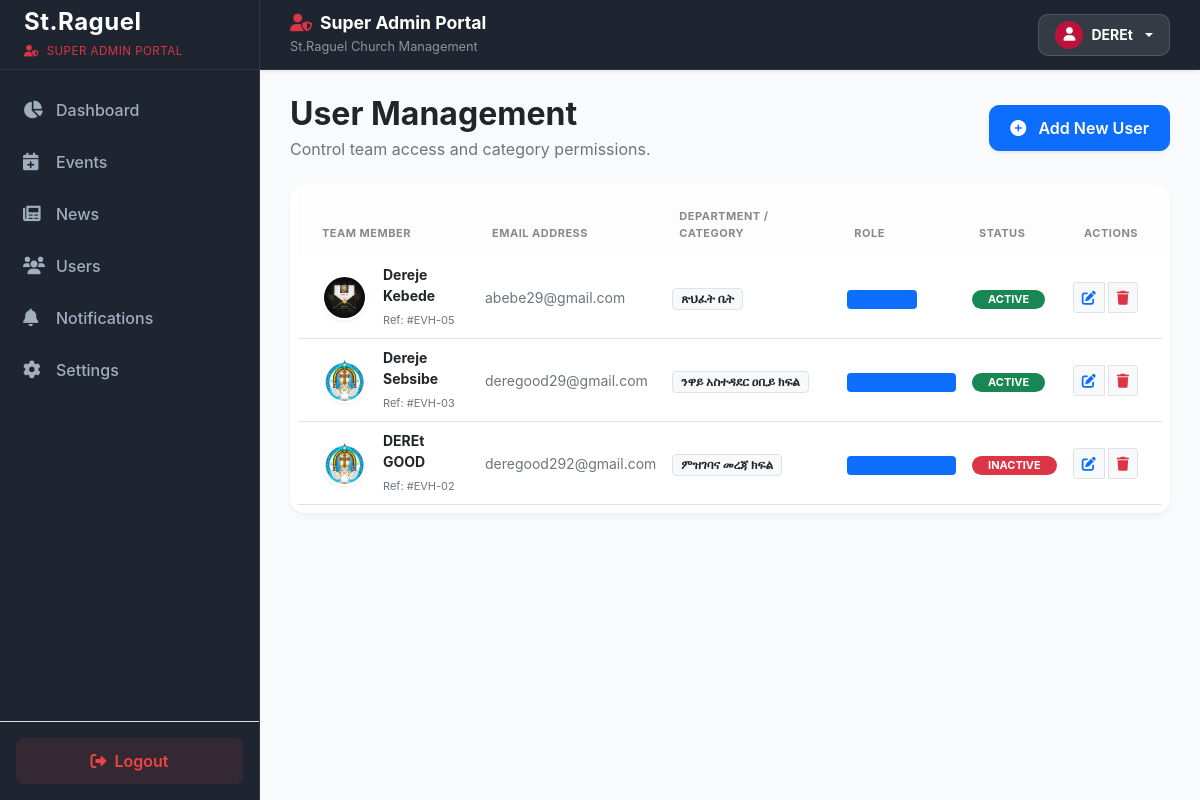
Page /Super_Admin/admin-users.php (signed in) on the committed database.
### tables this page shows
CREATE TABLE `users` (
  `id` int(11) NOT NULL,
  `first_name` varchar(50) NOT NULL,
  `last_name` varchar(50) NOT NULL,
  `email` varchar(100) NOT NULL,
  `password` varchar(255) NOT NULL,
  `role` enum('Admin','Editor','Super Admin') DEFAULT 'Admin',
  `photo` varchar(255) DEFAULT 'default_avatar.png',
  `status` enum('active','inactive') DEFAULT 'active',
  `last_seen` datetime DEFAULT NULL,
  `created_at` timestamp NOT NULL DEFAULT current_timestamp(),
  `category` varchar(255) NOT NULL DEFAULT 'None'
);

### Super_Admin/admin-users.php (the view, shortened to what this page needs)
<?php
include 'include/conn.php';
$fetch_all_users_result = mysqli_query($conn, "SELECT * FROM users ORDER BY id DESC");
include 'include/header.php';
?>
<div class="row mb-4">
    <div class="col-12 d-flex justify-content-between align-items-center">
        <div>
            <h2 class="fw-bold text-dark mb-1">User Management</h2>
            <p class="text-muted mb-0">Control team access and category permissions.</p>
        </div>
        <button type="button" class="btn btn-primary btn-add shadow-sm" data-bs-toggle="modal" data-bs-target="#addUserModal" style="background-color: #0d6efd; border-color: #0d6efd;">
            <i class="fas fa-plus-circle me-2"></i> Add New User
        </button>
    </div>
</div>
<div class="card card-table-wrapper p-2">
    <div class="table-responsive">
        <table class="table table-hover align-middle mb-0">
            <thead class="bg-light text-muted small text-uppercase">
                <tr>
                    <th class="ps-4 border-0">Team Member</th>
                    <th class="border-0">Email Address</th>
                    <th class="border-0">Department / Category</th>
                    <th class="border-0">Role</th>
                    <th class="border-0">Status</th>
                    <th class="text-end pe-4 border-0">Actions</th>
                </tr>
            </thead>
            <tbody>
                <?php if ($fetch_all_users_result && mysqli_num_rows($fetch_all_users_result) > 0): ?>
                    <?php while($user = mysqli_fetch_assoc($fetch_all_users_result)): ?>
                    <tr>
                        <td class="ps-4">
                            <div class="d-flex align-items-center">
                                <?php
                                    $avatar_file = '../uploads/avatars/' . $user['photo'];
                                    if (!empty($user['photo']) && file_exists($avatar_file)) {
                                        $img = $avatar_file;
                                    } else {
                                        $img = 'https://ui-avatars.com/api/?name=' . urlencode($user['first_name'] . ' ' . $user['last_name']) . '&background=random';
                                    }
                                ?>
                                <img src="<?php echo $img; ?>" class="user-avatar me-3" alt="Avatar">
                                <div>
                                    <span class="fw-bold d-block text-dark small"><?php echo htmlspecialchars($user['first_name'] . " " . $user['last_name']); ?></span>
                                    <small class="text-muted" style="font-size: 11px;">Ref: #EVH-0<?php echo $user['id']; ?></small>
                                </div>
                            </div>
                        </td>
                        <td class="text-muted small"><?php echo htmlspecialchars($user['email']); ?></td>
                        <td><span class="badge bg-light text-dark fw-medium border px-2 py-1"><?php echo htmlspecialchars($user['category']); ?></span></td>
                        <td>
                            <span class="badge bg-primary bg-opacity-10 text-primary px-3 py-1 fw-bold text-uppercase" style="font-size: 11px; color:white;">
                            </span>
                        </td>
                        <td>
                            <span class="badge bg-<?php echo ($user['status'] == 'active') ? 'success' : 'danger'; ?> px-3 py-1 rounded-pill small fw-bold text-uppercase" style="font-size: 11px;">
                                <?php echo ucfirst(htmlspecialchars($user['status'])); ?>
                            </span>
                        </td>
                        <td class="text-end pe-4">
                            <div class="btn-group gap-1">
                                <a href="edit_user.php?id=<?php echo $user['id']; ?>" class="btn btn-light btn-sm border" title="Edit"><i class="fas fa-edit text-primary"></i></a>
                                <a href="reject_user.php?id=<?php echo $user['id']; ?>" class="btn btn-light btn-sm border" title="Delete" onclick="return confirm('Are you sure you want to delete this user?');">
                                    <i class="fas fa-trash text-danger"></i>
                                </a>
                            </div>
                        </td>
                    </tr>
                    <?php endwhile; ?>
                <?php else: ?>
                    <tr><td colspan="6" class="text-center py-4 text-muted">No users found.</td></tr>
                <?php endif; ?>
            </tbody>
        </table>
    </div>
</div>
</main>
</body>
</html>

### Super_Admin/include/header.php (shortened to what this page needs)
<?php
include 'include/conn.php';
$sql = "SELECT * FROM `users` WHERE id = ?";
$stmt = $conn->prepare($sql);
$stmt->bind_param("i", $_SESSION['user_id']);
$stmt->execute();
$db_user = $stmt->get_result()->fetch_assoc();
$user_name = $db_user['first_name'] ?? ($_SESSION['user_name'] ?? ($_SESSION['user_email'] ?? 'Super Admin'));
$current_page = basename($_SERVER['PHP_SELF']);
?>
<!doctype html>
<html lang="en">
<head>
    <link href="https://cdn.jsdelivr.net/npm/bootstrap@5.0.2/dist/css/bootstrap.min.css" rel="stylesheet">
    <link rel="stylesheet" href="https://cdnjs.cloudflare.com/ajax/libs/font-awesome/6.0.0/css/all.min.css" />
</head>
<body>
<header class="super-admin-header text-white">
  <div class="d-flex align-items-center">
    <div class="d-none d-md-block">
        <h5 class="fw-bold mb-0 d-flex align-items-center gap-2" style="font-size: 1.1rem;">
          <i class="fas fa-user-shield text-danger"></i> Super Admin Portal
        </h5>
        <small class="text-white-50" style="font-size: 0.8rem;">St.Raguel Church Management</small>
    </div>
  </div>
  <div class="dropdown header-profile-dropdown">
    <button class="btn profile-btn dropdown-toggle d-flex align-items-center gap-2" type="button" data-bs-toggle="dropdown" aria-expanded="false">
      <div class="rounded-circle d-flex align-items-center justify-content-center" style="width: 28px; height: 28px; background-color: #be123c; color: #fff; font-size: 0.85rem;">
          <i class="fas fa-user"></i>
      </div>
      <span class="small fw-bold"><?= htmlspecialchars($user_name) ?></span>
    </button>
  </div>
</header>
<nav id="sidebar" class="d-flex flex-column">
    <div class="p-4 brand-wrapper d-flex justify-content-between align-items-center">
        <div>
            <h4 class="fw-bold text-white mb-0" style="letter-spacing: 0.5px;">St.Raguel</h4>
            <small class="text-danger fw-semibold" style="font-size: 0.72rem; letter-spacing: 0.5px; text-transform: uppercase;">
                <i class="fas fa-user-shield me-1"></i> Super Admin Portal
            </small>
        </div>
    </div>
    <ul class="nav flex-column mb-auto px-2 mt-3" style="list-style: none; padding-left: 0;">
        <li class="nav-item mb-1">
            <a href="admin.php" class="nav-link <?= ($current_page == 'admin.php') ? 'active' : ''; ?>">
                <i class="fas fa-chart-pie me-2"></i> Dashboard
            </a>
        </li>
        <li class="nav-item mb-1">
            <a href="admin-events.php" class="nav-link <?= ($current_page == 'admin-events.php') ? 'active' : ''; ?>">
                <i class="fas fa-calendar-plus me-2"></i> Events
            </a>
        </li>
        <li class="nav-item mb-1">
            <a href="admin-news.php" class="nav-link <?= ($current_page == 'admin-news.php') ? 'active' : ''; ?>">
                <i class="fas fa-newspaper me-2"></i> News
            </a>
        </li>
        <li class="nav-item mb-1">
            <a href="admin-users.php" class="nav-link <?= ($current_page == 'active' && $current_page == 'admin-users.php') ? 'active' : ''; ?>">
                <i class="fas fa-users me-2"></i> Users
            </a>
        </li>
        <li class="nav-item mb-1">
            <a href="admin-notifications.php" class="nav-link <?= ($current_page == 'admin-notifications.php') ? 'active' : ''; ?>">
                <i class="fas fa-bell me-2"></i> Notifications
            </a>
        </li>
        <li class="nav-item mb-1">
            <a href="admin-settings.php" class="nav-link <?= ($current_page == 'admin-settings.php') ? 'active' : ''; ?>">
                <i class="fas fa-cog me-2"></i> Settings
            </a>
        </li>
    </ul>
    <div class="p-3 border-top border-secondary-subtle">
        <a href="../logout.php" class="btn btn-logout w-100 d-flex align-items-center justify-content-center gap-2">
            <i class="fas fa-sign-out-alt"></i> Logout
        </a>
    </div>
</nav>
<main class="super-main-wrapper">

### Super_Admin/include/header.php (style rules this page uses)
:root { --sidebar-width: 260px; --header-height: 70px; --primary-color: #be123c; --bg-dark-slate: #1e2530; --text-main: #1e293b; --bg-light: #f8fafc; }
body { background-color: var(--bg-light); color: var(--text-main); font-family: 'Inter', sans-serif; margin: 0; padding: 0; box-sizing: border-box; }
.super-admin-header { background: var(--bg-dark-slate) !important; padding: 0 30px !important; height: var(--header-height) !important; border-bottom: 1px solid #2d3748 !important; position: fixed !important; top: 0 !important; right: 0 !important; left: var(--sidebar-width) !important; width: calc(100% - var(--sidebar-width)) !important; z-index: 999 !important; box-shadow: 0 2px 4px rgba(0,0,0,0.08) !important; display: flex !important; justify-content: space-between !important; align-items: center !important; }
.super-main-wrapper { margin-left: var(--sidebar-width) !important; padding-top: calc(var(--header-height) + 25px) !important; padding-left: 30px !important; padding-right: 30px !important; padding-bottom: 40px !important; position: relative !important; z-index: 1 !important; min-height: 100vh; }
#sidebar { width: var(--sidebar-width) !important; min-width: var(--sidebar-width) !important; max-width: var(--sidebar-width) !important; background: var(--bg-dark-slate) !important; color: #ffffff !important; height: 100vh !important; position: fixed !important; left: 0 !important; top: 0 !important; z-index: 1000 !important; border-right: 1px solid #2d3748 !important; margin: 0 !important; padding: 0 !important; display: flex; flex-direction: column; }
.brand-wrapper { border-bottom: 1px solid #2d3748; height: var(--header-height); display: flex; align-items: center; padding: 0 20px; }
#sidebar .nav-link { color: #a0aec0; padding: 12px 15px; border-radius: 8px; font-weight: 500; transition: all 0.2s ease; display: flex; align-items: center; text-decoration: none; }
#sidebar .nav-link i { width: 25px; font-size: 1.1rem; }
.header-profile-dropdown { position: relative !important; }
.profile-btn { background: rgba(255, 255, 255, 0.1) !important; border: 1px solid rgba(255, 255, 255, 0.15) !important; padding: 6px 16px !important; border-radius: 10px !important; color: #ffffff !important; display: flex; align-items: center; gap: 10px; }
.btn-logout { background: rgba(239, 68, 68, 0.1); color: #ef4444; border: 1px solid transparent; padding: 10px; border-radius: 8px; font-weight: 600; text-decoration: none; transition: 0.2s; }

### Super_Admin/admin-users.php (style rules this page uses)
body { background-color: #f8fafc; }
.user-avatar { width: 45px; height: 45px; border-radius: 50%; object-fit: cover; border: 2px solid #fff; box-shadow: 0 2px 5px rgba(0,0,0,0.05); }
.card-table-wrapper { background: white; border-radius: 15px; border: none; box-shadow: 0 4px 6px -1px rgba(0, 0, 0, 0.05); margin: 0 !important; }
.table thead th { background: #fdfdfd; text-transform: uppercase; font-size: 11px; letter-spacing: 0.5px; color: #888; padding: 15px; border-bottom: 1px solid #eee; }
.btn-add { border-radius: 10px; padding: 10px 20px; font-weight: 600; }

### rows in the picture
users: first_name "DEREt", photo (picture), first_name+last_name "DEREt GOOD", id "2", email "deregood292@gmail.com", category "ምዝገባና መረጃ ክፍል", status "INACTIVE"
users: photo (picture), first_name+last_name "Dereje Kebede", id "5", email "abebe29@gmail.com", category "ጽህፈት ቤት", status "ACTIVE"
users: photo (picture), first_name+last_name "Dereje Sebsibe", id "3", email "deregood29@gmail.com", category "ንዋይ አስተዳደር ዐቢይ ክፍል", status "ACTIVE"
